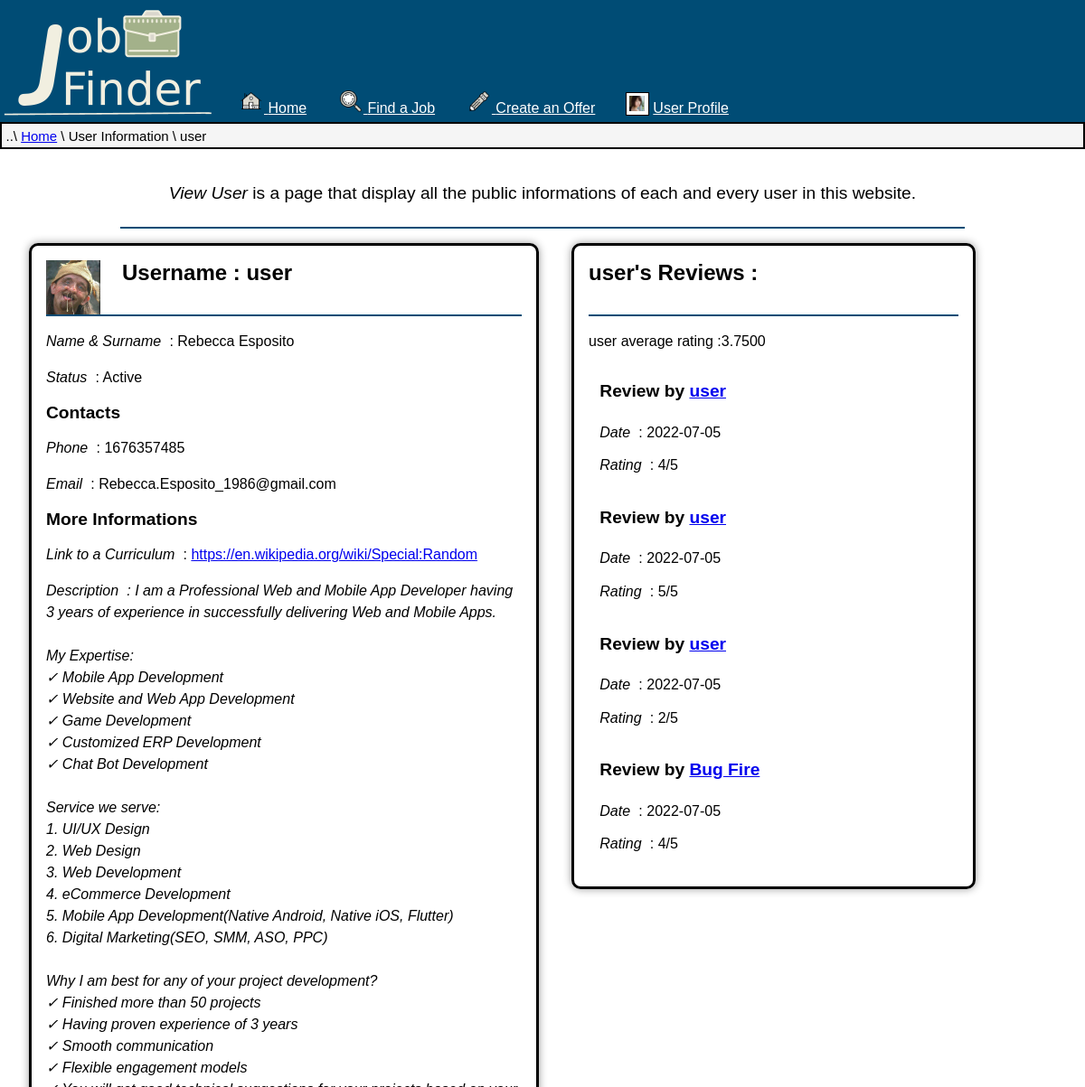
The app's page /PHP/ViewUser.php?Code_User=2 (signed in, upper part), older data.
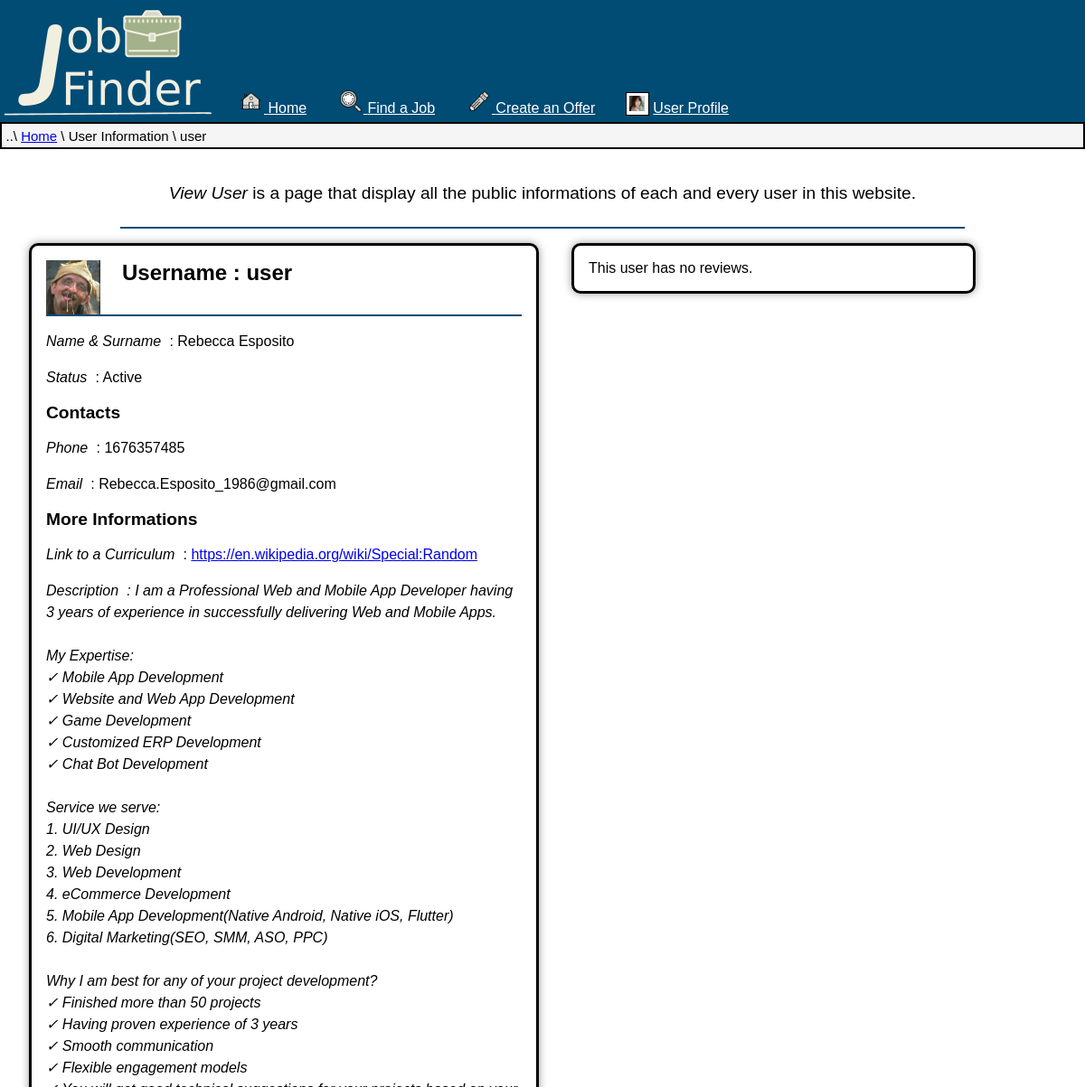
The same page, newer data.
### tables this page shows
CREATE TABLE `users` (
  `Code_user` int(10) UNSIGNED NOT NULL,
  `Status` enum('Active','Inactive','Banned') NOT NULL,
  `Name` varchar(64) NOT NULL,
  `Surname` varchar(64) NOT NULL,
  `Nickname` varchar(48) NOT NULL,
  `Birth` date NOT NULL,
  `Email` varchar(48) NOT NULL,
  `Nationality` varchar(56) NOT NULL,
  `City` varchar(45) NOT NULL,
  `Address` varchar(75) DEFAULT NULL,
  `Phone` int(11) DEFAULT NULL,
  `Picture` varchar(64) NOT NULL,
  `Curriculum` varchar(128) DEFAULT NULL,
  `Description` varchar(4096) NOT NULL,
  `Creation` date NOT NULL DEFAULT current_timestamp()
);

CREATE TABLE `reviews` (
  `Code_user` int(10) UNSIGNED NOT NULL,
  `Code_job` int(10) UNSIGNED NOT NULL,
  `Stars` int(1) UNSIGNED NOT NULL,
  `Comments` varchar(250) NOT NULL,
  `Date` date NOT NULL DEFAULT current_timestamp()
);

### PHP/DBAccess.php (called while the page is built, shortened)
<?php
class DBAccess {
	private $connection;
	public function openDBConnection(){
		$this->connection = mysqli_connect(DBAccess::HOST_DB, DBAccess::USERNAME, DBAccess::PASSWORD, DBAccess::DBNAME);
		if(!$this->connection){
			echo("connessione al DB fallita: ".mysqli_connect_errno());
			return false;
		}
		else
			return true;
	}
  public function getUser($id) {
    if(isset($id)) {
		$queryCall=mysqli_prepare($this->connection, 'SELECT * FROM users WHERE Code_user = ? LIMIT 1;');
		mysqli_stmt_bind_param($queryCall,'i',$id);
		mysqli_stmt_execute($queryCall);
		$queryResult = mysqli_stmt_get_result($queryCall);
		if(mysqli_num_rows($queryResult) == 0)
			return null;
		else
			return mysqli_fetch_assoc($queryResult);
} else
		return null;
  }
  public function getUserReview($id) {
    if(isset($id)) {
		$queryCall=mysqli_prepare($this->connection, 'SELECT AVG(Stars) AS AvgStar FROM reviews WHERE Code_user =?;');
		mysqli_stmt_bind_param($queryCall,'i',$id);
		mysqli_stmt_execute($queryCall);
		$queryResult = mysqli_stmt_get_result($queryCall);
		return mysqli_fetch_assoc($queryResult);
    } else
		return null;
  }
  public function getUserReviewList($id,$number) {
    if(isset($id)) {
		$queryCall=mysqli_prepare($this->connection, 'SELECT P.Code_user AS JobGiver, R.Stars , R.Comments, R.Date
			FROM reviews AS R LEFT JOIN past_jobs AS P ON R.Code_job = P.Code_job WHERE R.Code_user = ?  ORDER BY R.Date DESC LIMIT ?;');
		mysqli_stmt_bind_param($queryCall,'ii',$id,$number);
		mysqli_stmt_execute($queryCall);
		$queryResult = mysqli_stmt_get_result($queryCall);
		if(mysqli_num_rows($queryResult) == 0)
			return null;
		else {
			$result=array();
			while ($tmp=mysqli_fetch_assoc($queryResult))
				array_push($result, $tmp);
			return $result;
		}
    } else
		return null;
  }
}
?>

### PHP/ViewUser.php (the view, shortened to what the changed rows need)
<?php
require_once 'DBAccess.php';
if(isset($_SESSION['user_Username']))
{
  $url = '..'. DIRECTORY_SEPARATOR .'HTML'. DIRECTORY_SEPARATOR .'ViewUser.html';
  $HTML = file_get_contents($url);
  $DBAccess = new DBAccess();
  $HTMLContent = '<li><a href="Welcome.php">
  <img src="..'. DIRECTORY_SEPARATOR .'IMG'. DIRECTORY_SEPARATOR .'UsrPrfl'. DIRECTORY_SEPARATOR . $_SESSION['user_Icon'] .'" alt="Profile Picture" id="profilepic" class="icons">User Profile</a></li>';
  $HTML = str_replace('<subpage/>',$HTMLContent,$HTML);
  if($_GET['Code_User']) {
    $index = filter_var($_GET['Code_User'], FILTER_VALIDATE_INT);
    $row = $DBAccess->getUser($index);
    if($row) {
      $HTML = str_replace("{{ Nickname }}",trim($row["Nickname"]),$HTML);
      $HTML = str_replace("{{ Name }}",trim($row["Name"]),$HTML);
      $HTML = str_replace("{{ Surname }}",trim($row["Surname"]),$HTML);
      $HTML = str_replace("{{ Picture }}",trim($row["Picture"]),$HTML);
      $HTML = str_replace("{{ Status }}",trim($row["Status"]),$HTML);
      $HTML = str_replace("{{ Phone }}",($row["Phone"] ? trim($row["Phone"]) : 'Not Available'),$HTML);
      $HTML = str_replace("{{ Email }}",trim($row["Email"]),$HTML);
	  if($row["Curriculum"])
		$HTML = str_replace("{{ Curriculum }}",'<a href="'.trim($row["Curriculum"]).'">'.trim($row["Curriculum"]).'</a>',$HTML);
	  else
		$HTML = str_replace("{{ Curriculum }}","Not Available",$HTML);
      $HTML = str_replace("{{ Description }}",$row["Description"]?trim($row["Description"]) : "Not Available",$HTML);
      $Review = $DBAccess->getUserReviewList($index,5);
      if($Review) {
        $content = '<div id="viewUserFeedBack" class="box"><div class="headchapter">
            <h1 class="chapter">'.trim($row["Nickname"]). '\'s Reviews : </h1></div>';
        $average = $DBAccess->getUserReview($index);
        $content .= '<p>'.trim($row["Nickname"]).' average rating :'.trim($average["AvgStar"]) .'</p>';
        foreach($Review as $R) {
          $User = $DBAccess->getUser(trim($R["JobGiver"]));
          $content .= '<div class="review">
            <h2 class="reviewTitle">Review by <a href="ViewUser.php?Code_User='.$User["Code_user"].'">'.$User["Nickname"].'</a></h2>
            <p class="star"><span>Date</span> : '.trim($R["Date"]) .'</p>
            <p class="date"><span>Rating</span> : '.trim($R["Stars"]).'/5 </p>
          </div>';
        }
      $content .= '</div>';
      $HTML = str_replace('<div id="viewUserFeedBack" class="box"></div>',$content,$HTML);
      }
      else {
        $content = '<div id="viewUserFeedBack" class="box">This user has no reviews.</div>';
        $HTML = str_replace('<div id="viewUserFeedBack" class="box"></div>',$content,$HTML);
      }
      $adminActions = '';
      if(isset($_SESSION['Admin']) && $_SESSION['Admin']==1)
      {
        $urlContent = '..'. DIRECTORY_SEPARATOR .'HTML'. DIRECTORY_SEPARATOR .'Elements'. DIRECTORY_SEPARATOR .'FormAdminUser.html';
        $adminActions .= file_get_contents($urlContent);
        $adminActions = str_replace('<code/>',$index, $adminActions);
        $adminActions = str_replace('{{Ban}}',trim($row["Status"])=='Banned'? 'Unban':'Ban',$adminActions);
        $adminActions = str_replace('<ban/>',trim($row["Status"])=='Banned'? 'unban_':'',$adminActions);
      }
      else {
        $adminActions .= '';
      }
      $HTML = str_replace('<admin/>',$adminActions,$HTML);
    }
    echo $HTML;
  }
  else {
    header("Location:Index.php");
  }
}
exit();
?>

Row changes from the older to the newer data that the page shows:
no longer on this page (row unchanged): users: Nickname "user"
removed reviews: Code_user.Nickname "user", Date "2022-07-05", Stars "4"
removed reviews: Code_user.Nickname "user", Date "2022-07-05", Stars "5"
removed reviews: Code_user.Nickname "user", Date "2022-07-05", Stars "2"
removed reviews: users.Nickname "Bug Fire", Date "2022-07-05", Stars "4"
Text that changed along with them:
$average["AvgStar"]: "3.7500" → (not shown)
text no longer shown: "' s Reviews : average rating :"
text now shown: "This user has no reviews."
